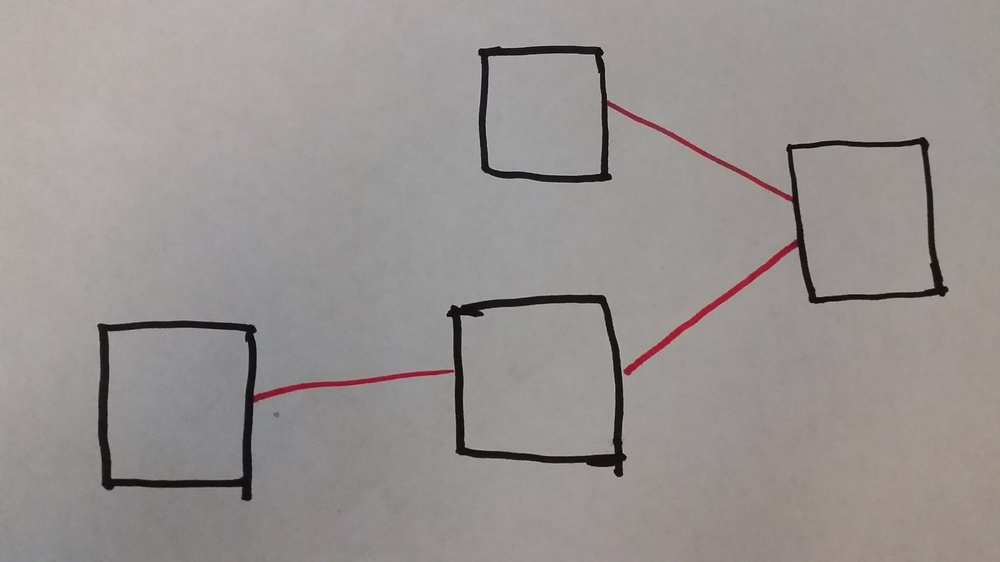
#> input picture image.jpg, 1000 x 562 px, shrunk from 2048 x 1152 before the run
$ python -i GraphCapture.py   (imports and definitions only)   (older library calls are emulated)
#> lines starting #> are read from the running program, lines starting #| are printed output that depends on the picture; after the words box and inside, x2 and y2 are one past the last pixel; in counts of white or black regions, pixels touching at a corner belong together
#> further down, picture is the input picture: shape (562, 1000, 3); mean B, G, R 145.2, 146.9, 152.5
import numpy as np
import cv2

def maskNodesAndEdges(im):
    red_lower_bound1 = np.array([0,25,90])
    red_upper_bound1 = np.array([10,255,191])
    red_lower_bound2 = np.array([170,25,90])
    red_upper_bound2 = np.array([179,255,191])

    im_grey = cv2.cvtColor(im, cv2.COLOR_BGR2GRAY)
    im = cv2.cvtColor(im, cv2.COLOR_BGR2HSV)
#> im: shape (562, 1000, 3); mean H, S, V 34, 13.9, 152.6

    edge_mask = cv2.bitwise_or(cv2.inRange(im,red_lower_bound1,red_upper_bound1),cv2.inRange(im,red_lower_bound2,red_upper_bound2))
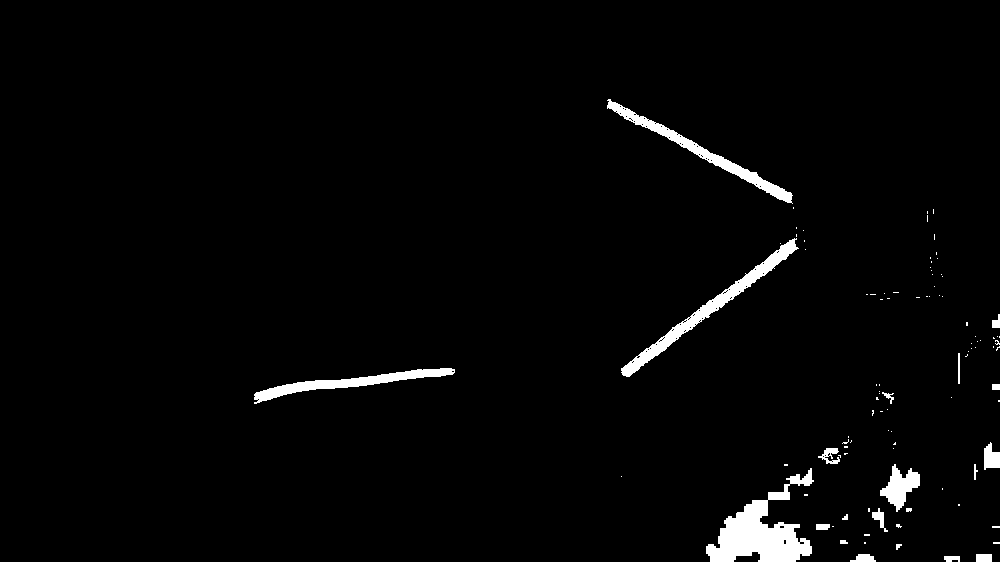
#> edge_mask: shape (562, 1000); 2.3% white; 100 white regions (79 under 20 px), largest, box (x1, y1, x2, y2) and area: (706, 468, 814, 562) 4243, (621, 238, 799, 377) 2445, (607, 99, 793, 204) 1996
    (_,allmask) = cv2.threshold(im_grey,90,255,cv2.THRESH_BINARY_INV)
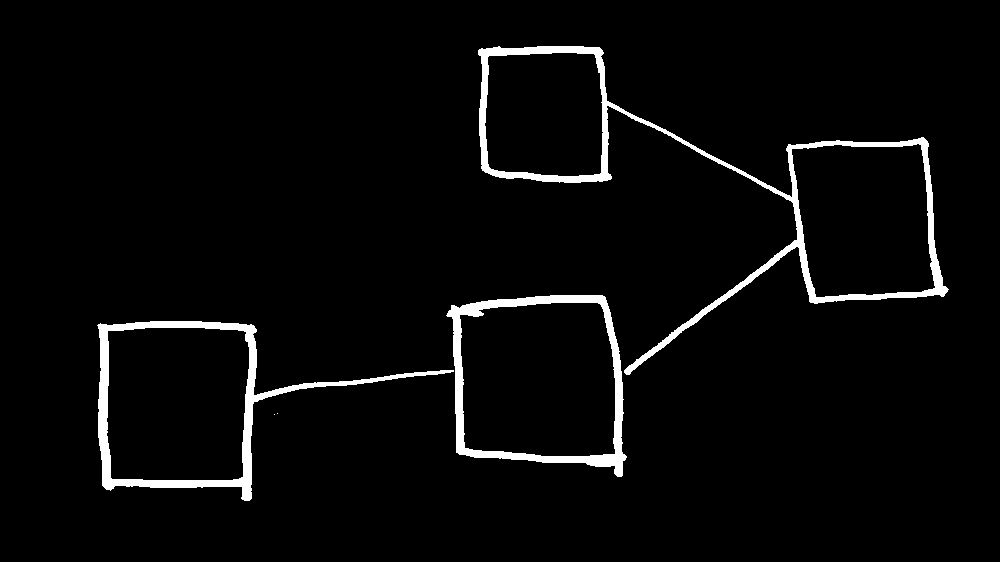
#> allmask: shape (562, 1000); 3.6% white; 5 white regions (2 under 20 px), largest, box (x1, y1, x2, y2) and area: (478, 46, 949, 375) 8893, (97, 321, 454, 501) 5966, (446, 295, 627, 477) 5097
    node_mask = cv2.bitwise_and(allmask,cv2.bitwise_not(edge_mask))
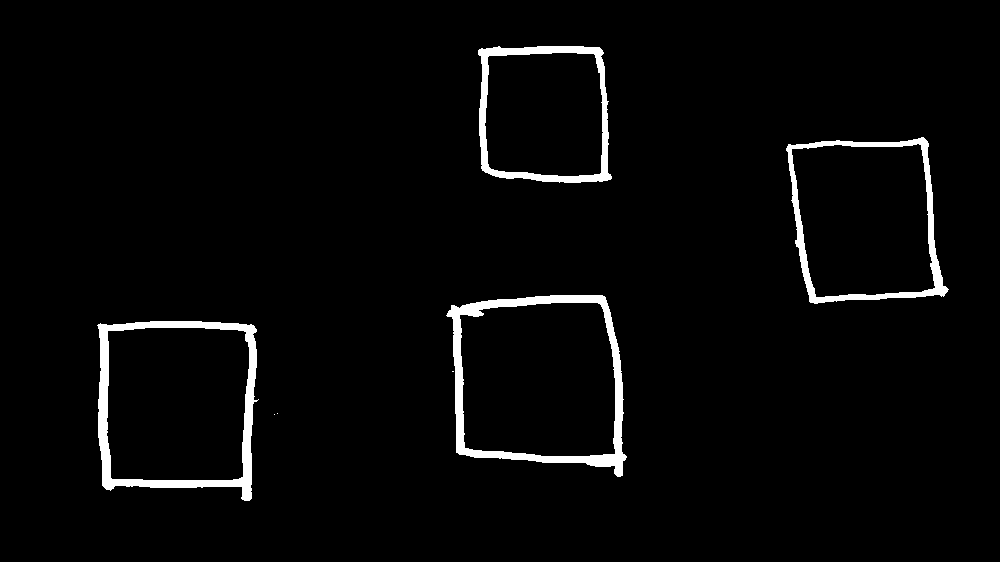
#> node_mask: shape (562, 1000); 3% white; 7 white regions (3 under 20 px), largest, box (x1, y1, x2, y2) and area: (446, 295, 627, 477) 5095, (97, 321, 259, 501) 5040, (786, 137, 949, 304) 3438, (478, 46, 612, 183) 3309
    return (node_mask, edge_mask)

# [57 lines left out: functions parseContours, consolidateNodes, getElements, not called in this run]

>>> import cv2
>>> picture = cv2.imread('image.jpg')
>>> result = maskNodesAndEdges(picture)
